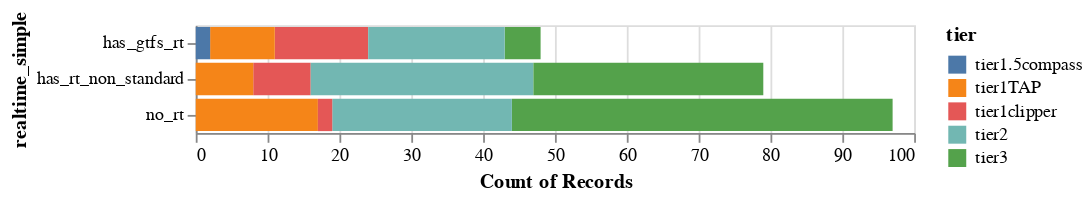

Notebook source saved alongside this figure:
### Code cell
alt.Chart(df).mark_bar().encode(
    alt.Y('realtime_simple:N'),
    alt.X('count(realtime_simple):Q'),
    color='tier:N',
)

### Figure 1 — Vega-Lite specification as saved in the notebook (floating-point values rounded to 4 significant figures; data arrays with more than 128 entries replaced by an {"elided": "..."} marker saying what was removed)
{"config": {"view": {"continuousWidth": 400, "continuousHeight": 300}}, "data": {"name": "data-b6458b011177355045034bdf8a4873ed"}, "mark": "bar", "encoding": {"color": {"type": "nominal", "field": "tier"}, "x": {"type": "quantitative", "aggregate": "count", "field": "realtime_simple"}, "y": {"type": "nominal", "field": "realtime_simple"}}, "$schema": "https://vega.github.io/schema/vega-lite/v4.8.1.json", "datasets": {"data-b6458b011177355045034bdf8a4873ed": {"elided": "224 records"}}}
